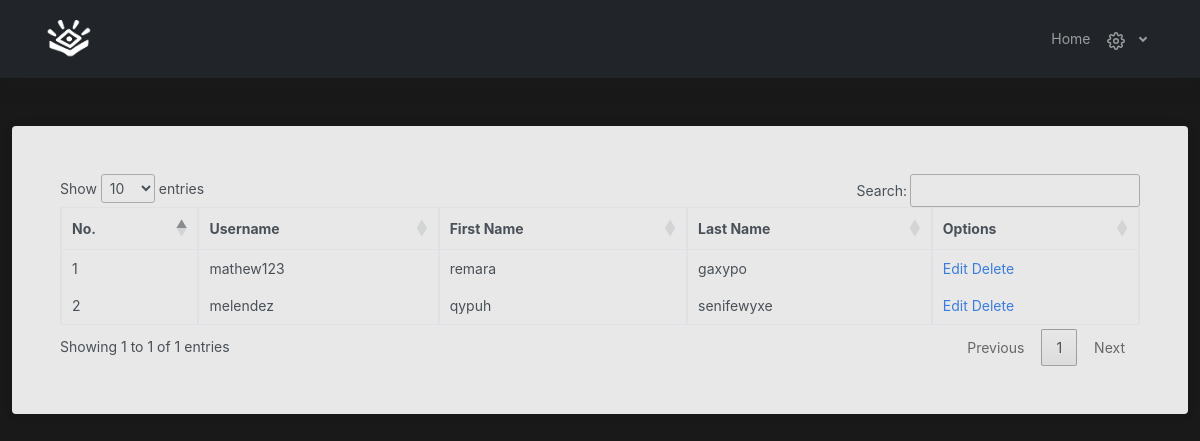
/Admin/members.php, run on an earlier commit of the app's database.
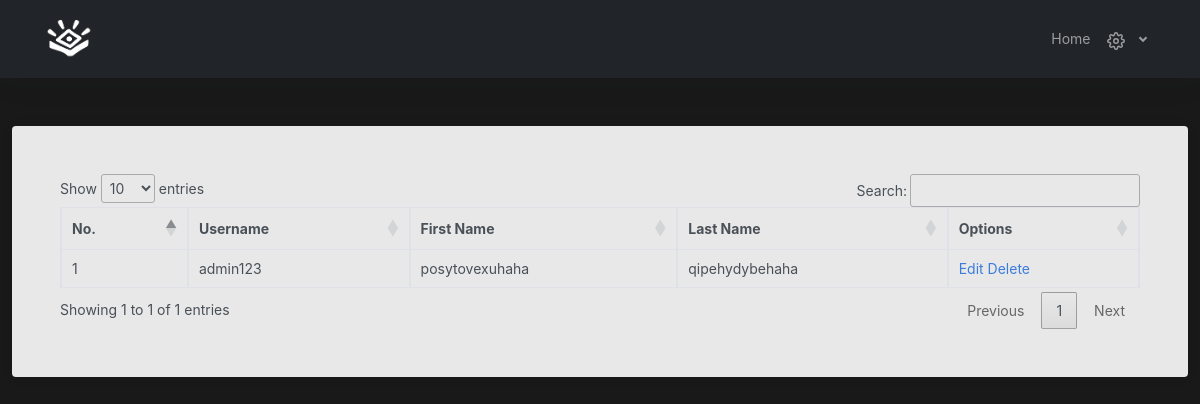
And on a later commit of the database.
### tables this page shows
CREATE TABLE `users` (
  `id` int(11) NOT NULL,
  `user_id` int(50) NOT NULL,
  `first_name` varchar(50) NOT NULL,
  `last_name` varchar(50) NOT NULL,
  `image` varchar(255) NOT NULL,
  `username` varchar(50) NOT NULL,
  `password` varchar(225) NOT NULL,
  `user_type` int(11) NOT NULL,
  `date_time_created` datetime NOT NULL,
  `date_time_updated` datetime NOT NULL
);

### Admin/members.php (the view, shortened to what this page needs)
<?php
include('../connection.php');
?>
<!DOCTYPE html>
<html lang="en">
<head>
    <link href="https://cdn.jsdelivr.net/npm/bootstrap@5.0.2/dist/css/bootstrap.min.css" rel="stylesheet">
    <link rel="stylesheet" href="../src/css/app.css">
    <link rel="stylesheet" type="text/css" href="https://cdn.datatables.net/1.12.1/css/jquery.dataTables.css">
</head>
<body style="background: rgba(0, 0, 0, 0.9);">
    <nav class="navbar navbar-expand navbar-dark bg-dark">
        <div class="navbar-collapse collapse">
            <a href="index.php" class="navbar-brand p-0 px-lg-4 px-sm-0">
                <img src="../src/img/photos/soul_inc.png" alt="" height="50">
            </a>
            <ul class="navbar-nav navbar-align px-lg-4 px-sm-0">
                <li class="nav-item">
                    <a href="index.php" class="nav-link">Home</a>
                </li>
                <li class="nav-item dropdown">
                    <a class="nav-link dropdown-toggle d-none d-sm-inline-block" href="#" data-bs-toggle="dropdown">
                    </a>
                </li>
			</ul>
		</div>
	</nav>
    <div class="container pt-5">
        <div class="card p-5" style="background: rgba(255,255,255,0.9);">
            <div class="table-responsive">
                <table id="data" class="table table-bordered border">
                    <thead>
                        <tr>
                            <th>No.</th>
                            <th>Username</th>
                            <th>First Name</th>
                            <th>Last Name</th>
                            <th>Options</th>
                        </tr>
                    </thead>
                    <tbody>
                    <?php
                    $sql = "SELECT * FROM users";
                    $run = mysqli_query($conn,$sql);
                    if(mysqli_num_rows($run) > 0) {
                        $no = 1;
                        foreach($run as $row){
                            ?>
                                <tr>
                                    <td><?php echo $no?></td>
                                    <td><?php echo $row ['username']?></td>
                                    <td><?php echo $row ['first_name']?></td>
                                    <td><?php echo $row ['last_name']?></td>
                                    <td>
                                        <a href="edit-member.php?user_id=<?php echo $row['user_id'] ?>">Edit</a>
                                        <a href="delete-member.php?user_id=<?php echo $row ['user_id']?>">Delete</a>
                                    </td>
                                </tr>
                            </tbody>
                            <?php
                            $no++;
                        }
                    }
                    ?>
                </table>
            </div>
        </div>
    </div>
</body>
</html>

What changed in the data, as far as the page shows it:
removed users: username "mathew123", first_name "remara", last_name "gaxypo"
removed users: username "melendez", first_name "qypuh", last_name "senifewyxe"
added users: username "admin123", first_name "posytovexuhaha", last_name "qipehydybehaha"
